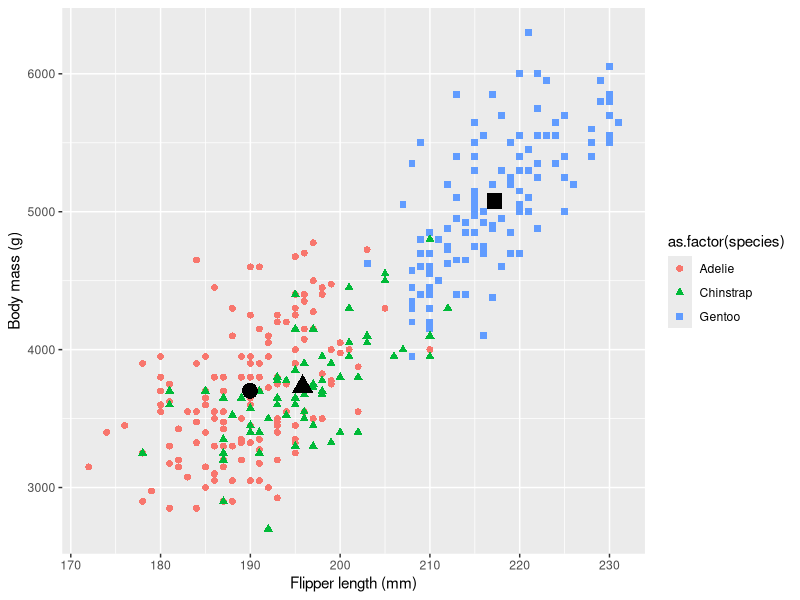

Here is the R script that generated this plot:
## ---- chunk 1
#| warning: false
library(palmerpenguins)
library(tidyverse)
library(ggplot2)
library(knitr)
library(kableExtra)

penguins <- palmerpenguins::penguins
## ---- chunk 2
#| label: penguinsTable
#| tbl-cap: The `penguins` data frame

penguins$any_missing_values <- apply(X = penguins, MARGIN = 1, FUN = anyNA)
knitr::kable(penguins[1:6,c(1,3,9)],
             align=rep('c', 3),
             col.names = c("Species", "Bill length (mm)", "Missing values"))
## ---- chunk 3
mean_by_species <- aggregate(cbind(bill_length_mm, flipper_length_mm) ~ species,
                             data = penguins,
                             FUN = function(x) mean(x, na.rm = TRUE))
knitr::kable(mean_by_species,
             align=rep('c', 3),
             col.names = c("Species", "Bill length (mm)", "Flipper length (mm)"))
## ---- chunk 4
species_mean <- function(df, var){
  stopifnot(class(df[[var]]) %in% c("numeric", "integer"))
  by_spec <- aggregate(df[[var]],
                       by = list(species = df$species),
                       FUN = function(x) mean(x, na.rm = TRUE))
  by_spec
}
spec_mean <- species_mean(penguins, "bill_length_mm")
## ---- chunk 5
knitr::kable(spec_mean,
             align=rep('c', 2),
             col.names = c("Species", "Mean bill length (mm)"))
## ---- chunk 6
#| warning: false

flipper_means <- aggregate(cbind(flipper_length_mm, body_mass_g) ~ species,
                             data = penguins,
                             FUN = function(x) mean(x, na.rm = TRUE))

graph <- ggplot(penguins, aes(x = flipper_length_mm,
                               y = body_mass_g,
                               color = as.factor(species),
                               shape = as.factor(species))) +
  geom_point(size = 2) +
  labs(x = "Flipper length (mm)", y = "Body mass (g)") +
  labs()
graph + geom_point(flipper_means, mapping = aes(x = flipper_length_mm,  y = body_mass_g),
             color = "black",
             size = 5,
             show.legend = FALSE)
